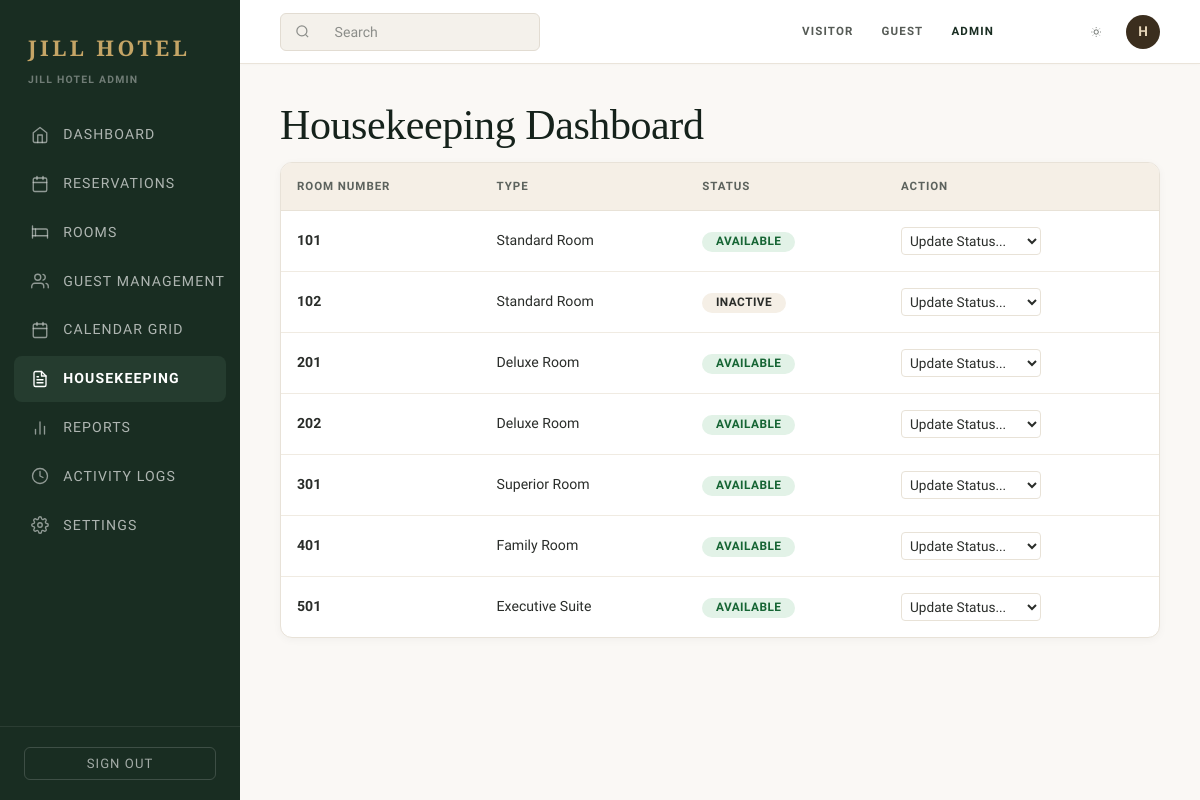
Screenshot of /admin/housekeeping.php (signed in) with the database file from the repository.
### tables this page shows
CREATE TABLE `rooms` (
  `id` int(11) NOT NULL AUTO_INCREMENT,
  `room_number` varchar(20) NOT NULL,
  `room_type_id` int(11) NOT NULL,
  `title` varchar(160) NOT NULL,
  `description` text DEFAULT NULL,
  `price_per_night` decimal(10,2) NOT NULL,
  `max_guests` int(11) NOT NULL,
  `bed_type` varchar(80) DEFAULT NULL,
  `size` varchar(50) DEFAULT NULL,
  `floor` varchar(20) DEFAULT NULL,
  `status` enum('AVAILABLE','OCCUPIED','BOOKED','CHECKED_IN','CHECKED_OUT','MAINTENANCE','NEEDS_CLEANING','INSPECTED','INACTIVE') NOT NULL DEFAULT 'AVAILABLE',
  `featured` tinyint(1) DEFAULT 0,
  `created_at` timestamp NOT NULL DEFAULT current_timestamp(),
  `updated_at` timestamp NOT NULL DEFAULT current_timestamp() ON UPDATE current_timestamp(),
  PRIMARY KEY (`id`),
  UNIQUE KEY `room_number` (`room_number`),
  KEY `room_type_id` (`room_type_id`),
  KEY `status` (`status`),
  CONSTRAINT `rooms_ibfk_1` FOREIGN KEY (`room_type_id`) REFERENCES `room_types` (`id`)
);

CREATE TABLE `room_types` (
  `id` int(11) NOT NULL AUTO_INCREMENT,
  `name` varchar(100) NOT NULL,
  `description` text DEFAULT NULL,
  `base_price` decimal(10,2) NOT NULL,
  `max_guests` int(11) NOT NULL,
  `bed_type` varchar(80) DEFAULT NULL,
  `size` varchar(50) DEFAULT NULL,
  `created_at` timestamp NOT NULL DEFAULT current_timestamp(),
  `updated_at` timestamp NOT NULL DEFAULT current_timestamp() ON UPDATE current_timestamp(),
  PRIMARY KEY (`id`),
  UNIQUE KEY `name` (`name`)
);

### includes/bootstrap.php (called while the page is built, shortened)
<?php
function e(?string $value): string { return htmlspecialchars((string)$value, ENT_QUOTES | ENT_SUBSTITUTE, 'UTF-8'); }

### admin/housekeeping.php (the view, shortened to what this page needs)
<?php
$pdo = db();
$rooms = $pdo->query('
    SELECT r.id, r.title, r.room_number, r.status, t.name as type_name
    FROM rooms r
    JOIN room_types t ON t.id = r.room_type_id
    ORDER BY r.status = "NEEDS_CLEANING" DESC, r.status = "INSPECTED" DESC, r.room_number ASC
')->fetchAll();
require __DIR__ . '/../includes/header.php';
?>
<div class="admin-content">
    <header class="admin-header">
        <h1>Housekeeping Dashboard</h1>
    </header>
    <div class="admin-panel">
        <table class="data-table">
            <thead>
                <tr>
                    <th>Room Number</th>
                    <th>Type</th>
                    <th>Status</th>
                    <th>Action</th>
                </tr>
            </thead>
            <tbody>
                <?php foreach ($rooms as $room):
                    $statusColors = [
                        'AVAILABLE' => 'success',
                        'BOOKED' => 'info',
                        'CHECKED_IN' => 'warning',
                        'CHECKED_OUT' => 'error',
                        'MAINTENANCE' => 'error',
                        'NEEDS_CLEANING' => 'warning',
                        'INSPECTED' => 'success'
                    ];
                    $badge = $statusColors[$room['status']] ?? 'default';
                ?>
                    <tr>
                        <td><strong><?=e($room['room_number'] ?? $room['title'])?></strong></td>
                        <td><?=e($room['type_name'])?></td>
                        <td><span class="badge <?=$badge?>"><?=e(str_replace('_', ' ', $room['status']))?></span></td>
                        <td>
                            <form method="post" style="display:flex; gap: 0.5rem; align-items:center;">
                                <select name="status" class="form-control" style="width: auto; padding: 0.25rem; font-size: 0.85rem;" onchange="this.form.submit()">
                                    <option value="" disabled selected>Update Status...</option>
                                </select>
                            </form>
                        </td>
                    </tr>
                <?php endforeach; ?>
            </tbody>
        </table>
    </div>
</div>
<?php require __DIR__ . '/../includes/footer.php'; ?>

### assets/css/base.css (style rules this page uses)
*, *::before, *::after { box-sizing: border-box; margin: 0; padding: 0; }
html { font-size: 16px; scroll-behavior: smooth; -webkit-text-size-adjust: 100%; }
body { font-family: 'Plus Jakarta Sans', -apple-system, BlinkMacSystemFont, "Segoe UI", Roboto, sans-serif; font-size: 0.95rem; line-height: 1.65; background-color: var(--bg-primary, #FAF8F5); color: var(--text-primary, #2A2D2A); min-height: 100vh; display: flex; flex-direction: column; overflow-x: hidden; -webkit-font-smoothing: antialiased; -moz-osx-font-smoothing: grayscale; }
h1, h2, h3, h4, h5, h6, .serif, .brand, .section-title { font-family: 'Playfair Display', Georgia, serif; font-weight: 500; line-height: 1.2; color: var(--text-heading, #15221B); letter-spacing: -0.01em; }
h1 { font-size: clamp(2rem, 3.5vw, 3.25rem); margin-bottom: 0.75rem; }
form { width: 100%; }
input, select, textarea { width: 100%; font-family: inherit; font-size: 0.92rem; color: var(--text-primary, #2A2D2A); background-color: var(--surface, #FFFFFF); border: 1px solid var(--border-color, #E2DBD0); border-radius: 4px; padding: 0.75rem 0.95rem; transition: border-color 0.2s ease, box-shadow 0.2s ease; outline: none; }
.badge { display: inline-flex; align-items: center; gap: 0.35rem; padding: 0.28rem 0.65rem; font-size: 0.72rem; font-weight: 600; letter-spacing: 0.04em; border-radius: 999px; background-color: var(--surface-muted, #EFEAE0); color: var(--text-primary, #2A2D2A); line-height: 1; }
.badge.success, .badge[data-status="AVAILABLE"], .badge[data-status="CONFIRMED"], .badge[data-status="PAID"] { background-color: #E2F2E7; color: #166534; }
table { width: 100%; border-collapse: collapse; font-size: 0.88rem; text-align: left; }
th { font-family: 'Plus Jakarta Sans', sans-serif; font-size: 0.72rem; font-weight: 700; text-transform: uppercase; letter-spacing: 0.08em; color: var(--text-secondary, #5C625D); padding: 0.85rem 1rem; background-color: var(--surface-muted, #F4EFE6); border-bottom: 1px solid var(--border-color, #E2DBD0); }
td { padding: 1rem; border-bottom: 1px solid var(--border-color, #EDE7DD); color: var(--text-primary, #2A2D2A); vertical-align: middle; }
tr:last-child td { border-bottom: none; }
tbody tr { transition: background-color 0.15s ease; }

### assets/css/luxury.css (style rules this page uses)
:root { --navy:#17324d;--gold:#c9a66b;--ivory:#f7f4ee;--ink:#101820;--muted:#77736c;--white:#fff;--line:#e7dfd2 }
body { background:#FAF8F5;color:var(--ink);font-family:Inter,Arial,sans-serif }
.brand,h1,h2,h3,.display { font-family:'Playfair Display',Georgia,serif }

### assets/css/theme.css (style rules this page uses)
:root { color-scheme: light; --bg-primary: #FAF8F5; --bg-secondary: #F4EFE6; --surface: #FFFFFF; --surface-muted: #F5EFE6; --surface-hover: rgba(184, 150, 80, 0.05); --text-primary: #2A2D2A; --text-secondary: #5C625D; --text-heading: #15221B; --text-on-dark: #FAF8F5; --border-color: #E8E2D7; --border-light: #F0EBE2; --brand: #1C3328; --brand-deep: #12241C; --accent: #B89650; --accent-light: #DFC58C; --accent-dark: #8E7134; --accent-strong: #8b6d32; --button-bg: #1C3328; --button-text: #FAF8F5; --button-hover: #12241C; --focus-ring: rgba(184, 150, 80, 0.35); --success-bg: #ECFDF5; --success-text: #065F46; --error-bg: #FEF2F2; --error-text: #991B1B; --warning-bg: #FFFBEB; --warning-text: #92400E; --shadow-sm: 0 2px 8px rgba(28, 33, 29, 0.04); --shadow-md: 0 8px 24px rgba(28, 33, 29, 0.06); --shadow-lg: 0 16px 42px rgba(28, 51, 40, 0.1); }
html, body { background-color: var(--bg-primary, #FAF8F5); color: var(--text-primary); }
html[data-theme="light"] body, html:not([data-theme="dark"]) body { background-color: #FAF8F5 !important; }
h1, h2, h3, h4, h5, h6, .section-title { color: var(--text-heading); }
input, select, textarea { color: var(--text-primary); }
table { color: var(--text-primary); }
th { color: var(--text-secondary); border-bottom-color: var(--border-color); }
td { color: var(--text-primary); border-bottom-color: var(--border-light); }

### assets/css/admin.css (style rules this page uses)
body.admin-shell { margin: 0; padding: 0; padding-left: 240px; background-color: #FAF8F5 !important; font-family: 'Plus Jakarta Sans', system-ui, -apple-system, sans-serif; color: #1A211D; min-height: 100vh; -webkit-font-smoothing: antialiased; }
.admin-panel { background: #FFFFFF; border: 1px solid #E8E2D8; border-radius: 12px; overflow: hidden; box-shadow: 0 2px 8px rgba(0, 0, 0, 0.04); }
.badge { display: inline-flex; align-items: center; justify-content: center; padding: 0.26rem 0.85rem; border-radius: 20px; font-size: 0.74rem; font-weight: 600; white-space: nowrap; }

### rows the page displays
rooms: room_number "101", room_type.name "Standard Room", status "AVAILABLE"
rooms: room_number "102", room_type.name "Standard Room", status "INACTIVE"
rooms: room_number "201", room_type.name "Deluxe Room", status "AVAILABLE"
rooms: room_number "202", room_type.name "Deluxe Room", status "AVAILABLE"
rooms: room_number "301", room_type.name "Superior Room", status "AVAILABLE"
rooms: room_number "401", room_type.name "Family Room", status "AVAILABLE"
rooms: room_number "501", room_type.name "Executive Suite", status "AVAILABLE"

### other values shown
substr(user()['first_name'] ?? user()['name'] ?? 'A', 0, 1) "H"
